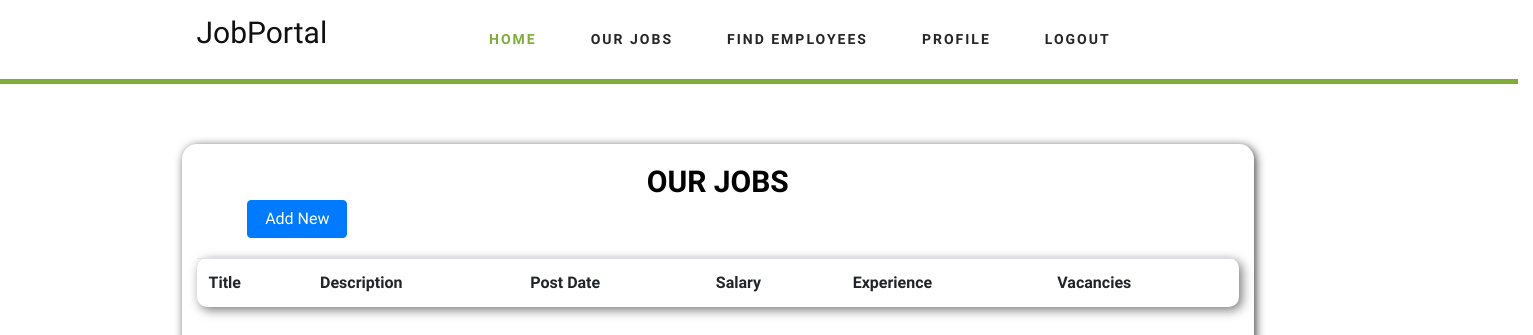
The app's page /accounts/employer/jobs/ (signed in), older data.
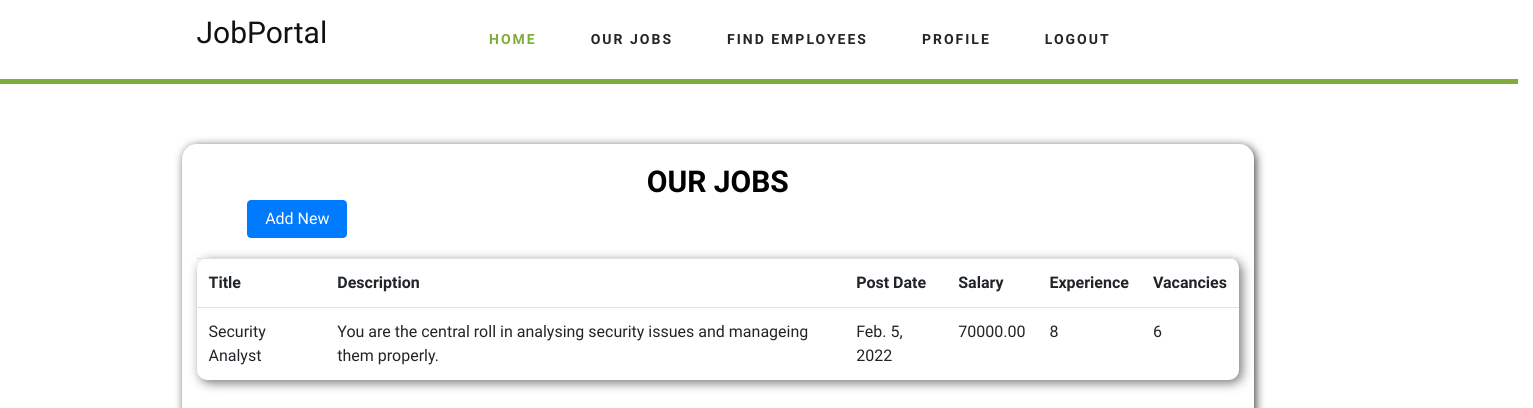
The same page, newer data.
### Employer/models.py (models this page shows, shortened)
class Job(models.Model):
    job_title = models.CharField(max_length=100)
    job_description = models.TextField()
    post_date = models.DateField(default=django.utils.timezone.now)
    salary = MoneyField(max_digits=14, decimal_places=2)
    course_name = models.ForeignKey(Course, on_delete=models.CASCADE)
    experience = models.IntegerField()
    search_tags = models.CharField(max_length=400)
    employer = models.ForeignKey(Employer, on_delete=models.CASCADE)
    vacancies = models.IntegerField()

### Employer/views.py (the view)
# urls.py: path('accounts/employer/jobs/', views.view_jobs, name="view-jobs"),
def view_jobs(request):
    if request.user.is_authenticated and request.user.is_employer:
        employer = Employer.objects.get(user=request.user)
        jobs = Job.objects.filter(employer=employer)
        return render(request, "views/employer/view_jobs.html", {"jobs": jobs})
    else:
        return redirect("index-page")

### templates/views/employer/view_jobs.html
{% extends 'base/employer/base.html' %}
{% load static %}
{% block body %}
    <div class="container">
        <div class="row">
            <div class="col-md-11" style="box-shadow: 2px 2px 10px #444; border-radius: 15px; top: 60px; padding-top: 20px">
                <h3 style="text-align: center; color: #000"><b>OUR JOBS </b></h3>
                <div class="form-horizontal">
                    <div class="form-group">
                        <div class="col-sm-1">
                            <a href="{% url 'new-job' %}" class="btn btn-primary" style="margin-left:63%;margin-bottom:20px; width:100px;">Add New</a>
                        </div>
                        <table class="table table-hover" style=" border-radius: 10px; box-shadow: 3px 3px 11px #777777; margin-bottom:7%">
                            <tr>
                                <th>Title</th>
                                <th>Description</th>
                                <th>Post Date</th>
                                <th>Salary</th>
                                <th>Experience</th>
                                <th>Vacancies</th>
                            </tr>
                            {% for job in jobs %}
                                <tr onclick="window.location='{% url 'job-details' %}?jobid={{ job.id }}'">
                                    <td>{{ job.job_title }}</td>
                                    <td>{{ job.job_description }}</td>
                                    <td>{{ job.post_date }}</td>
                                    <td>{{ job.salary }}</td>
                                    <td>{{ job.experience }}</td>
                                    <td>{{ job.vacancies }}</td>
                                </tr>
                            {% endfor %}
                        </table>
                    </div>
                </div>
            </div>
        </div>
    </div>
{% endblock %}

Row changes from the older to the newer data that the page shows:
added Job: job_title "Security Analyst", job_description "You are the central roll in analysing security issues and manageing them properly.", post_date "Feb. 5, 2022", salary "70000.00", experience "8", vacancies "6"
